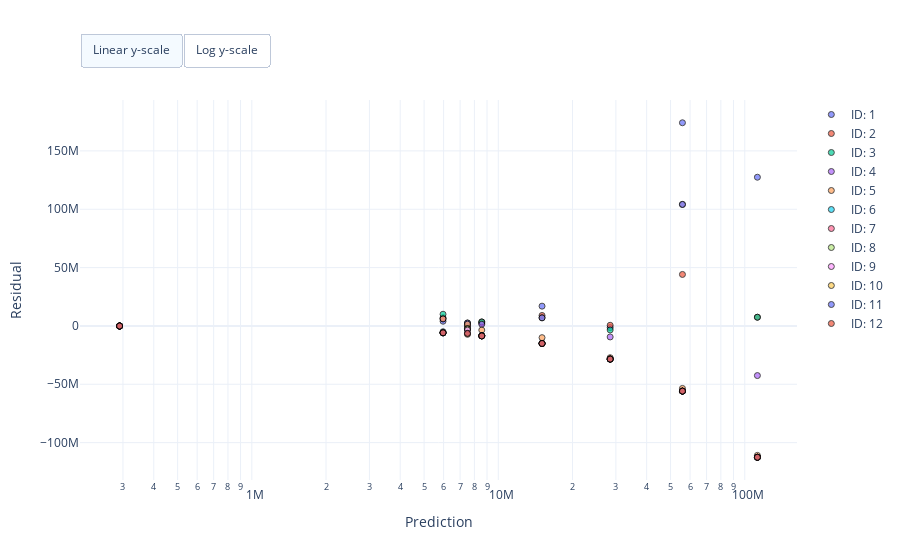

The notebook cell this image was saved under:
### Markdown cell above
Visualise residuals to measurements

### Code cell
# Get relevant measurements
mask = data['Biomarker'] == 'Bacterial count'
temp = data[mask]

# Create figure
fig = chi.plots.ResidualPlot(measurements=temp)
fig.add_data(data=predictions, show_relative=False)
fig._fig.update_layout(xaxis_type='log')
fig.show()

### Figure 1 — Plotly figure (JSON) as saved in the notebook; plotly's stock layout.template omitted (floating-point values rounded to 4 significant figures)
{"data": [{"marker": {"color": "#636EFA", "line": {"color": "black", "width": 1}, "opacity": 0.7, "symbol": "circle"}, "mode": "markers", "name": "ID: 1", "showlegend": true, "type": "scatter", "x": [290700.0, 7500000.0, 5968000.0, 8571000.0, 15050000.0, 28440000.0, 55870000.0, 112500000.0], "y": [-90740.0, 500500.0, 4032000.0, 2429000.0, 16950000.0, -1443000.0, 174100000.0, 127500000.0]}, {"marker": {"color": "#EF553B", "line": {"color": "black", "width": 1}, "opacity": 0.7, "symbol": "circle"}, "mode": "markers", "name": "ID: 2", "showlegend": true, "type": "scatter", "x": [290700.0, 7500000.0, 5968000.0, 8571000.0, 15050000.0, 28440000.0, 55870000.0, 112500000.0], "y": [-90740.0, -499500.0, 7032000.0, 3429000.0, 8950000.0, 557500.0, 44130000.0, 7451000.0]}, {"marker": {"color": "#00CC96", "line": {"color": "black", "width": 1}, "opacity": 0.7, "symbol": "circle"}, "mode": "markers", "name": "ID: 3", "showlegend": true, "type": "scatter", "x": [290700.0, 7500000.0, 5968000.0, 8571000.0, 15050000.0, 28440000.0, 55870000.0, 112500000.0], "y": [-90740.0, 2500000.0, 10030000.0, 3429000.0, 6950000.0, -3443000.0, 104100000.0, 7451000.0]}, {"marker": {"color": "#AB63FA", "line": {"color": "black", "width": 1}, "opacity": 0.7, "symbol": "circle"}, "mode": "markers", "name": "ID: 4", "showlegend": true, "type": "scatter", "x": [290700.0, 7500000.0, 5968000.0, 8571000.0, 15050000.0, 28440000.0, 55870000.0, 112500000.0], "y": [-90740.0, 2500000.0, 6032000.0, 1429000.0, 6950000.0, -9443000.0, 104100000.0, -42550000.0]}, {"marker": {"color": "#FFA15A", "line": {"color": "black", "width": 1}, "opacity": 0.7, "symbol": "circle"}, "mode": "markers", "name": "ID: 5", "showlegend": true, "type": "scatter", "x": [290700.0, 7500000.0, 5968000.0, 8571000.0, 15050000.0, 28440000.0, 55870000.0, 112500000.0], "y": [-90740.0, 1500000.0, 6032000.0, -3571000.0, -10050000.0, -27240000.0, -53570000.0, -110900000.0]}, {"marker": {"color": "#19D3F3", "line": {"color": "black", "width": 1}, "opacity": 0.7, "symbol": "circle"}, "mode": "markers", "name": "ID: 6", "showlegend": true, "type": "scatter", "x": [290700.0, 7500000.0, 5968000.0, 8571000.0, 15050000.0, 28440000.0, 55870000.0, 112500000.0], "y": [-90740.0, -2500000.0, -4968000.0, -8271000.0, -14920000.0, -28380000.0, -55830000.0, -112500000.0]}, {"marker": {"color": "#FF6692", "line": {"color": "black", "width": 1}, "opacity": 0.7, "symbol": "circle"}, "mode": "markers", "name": "ID: 7", "showlegend": true, "type": "scatter", "x": [290700.0, 7500000.0, 5968000.0, 8571000.0, 15050000.0, 28440000.0, 55870000.0, 112500000.0], "y": [-90740.0, -2500000.0, -5838000.0, -8541000.0, -15010000.0, -28430000.0, -55860000.0, -112500000.0]}, {"marker": {"color": "#B6E880", "line": {"color": "black", "width": 1}, "opacity": 0.7, "symbol": "circle"}, "mode": "markers", "name": "ID: 8", "showlegend": true, "type": "scatter", "x": [290700.0, 7500000.0, 5968000.0, 8571000.0, 15050000.0, 28440000.0, 55870000.0, 112500000.0], "y": [-90740.0, -2500000.0, -5898000.0, -8531000.0, -15040000.0, -28440000.0, -55870000.0, -112500000.0]}, {"marker": {"color": "#FF97FF", "line": {"color": "black", "width": 1}, "opacity": 0.7, "symbol": "circle"}, "mode": "markers", "name": "ID: 9", "showlegend": true, "type": "scatter", "x": [290700.0, 7500000.0, 5968000.0, 8571000.0, 15050000.0, 28440000.0, 55870000.0, 112500000.0], "y": [-90740.0, -3500000.0, -5908000.0, -8568000.0, -15040000.0, -28440000.0, -55870000.0, -112500000.0]}, {"marker": {"color": "#FECB52", "line": {"color": "black", "width": 1}, "opacity": 0.7, "symbol": "circle"}, "mode": "markers", "name": "ID: 10", "showlegend": true, "type": "scatter", "x": [290700.0, 7500000.0, 5968000.0, 8571000.0, 15050000.0, 28440000.0, 55870000.0, 112500000.0], "y": [-90740.0, -7200000.0, -5938000.0, -8567000.0, -15050000.0, -28440000.0, -55870000.0, -112500000.0]}, {"marker": {"color": "#636EFA", "line": {"color": "black", "width": 1}, "opacity": 0.7, "symbol": "circle"}, "mode": "markers", "name": "ID: 11", "showlegend": true, "type": "scatter", "x": [290700.0, 7500000.0, 5968000.0, 8571000.0, 15050000.0, 28440000.0, 55870000.0, 112500000.0], "y": [-90740.0, -6400000.0, -5938000.0, -8565000.0, -15040000.0, -28440000.0, -55870000.0, -112500000.0]}, {"marker": {"color": "#EF553B", "line": {"color": "black", "width": 1}, "opacity": 0.7, "symbol": "circle"}, "mode": "markers", "name": "ID: 12", "showlegend": true, "type": "scatter", "x": [290700.0, 7500000.0, 5968000.0, 8571000.0, 15050000.0, 28440000.0, 55870000.0, 112500000.0], "y": [-90740.0, -6400000.0, -5868000.0, -8566000.0, -15040000.0, -28440000.0, -55870000.0, -112500000.0]}], "layout": {"autosize": true, "updatemenus": [{"buttons": [{"args": [{"yaxis.type": "linear"}], "label": "Linear y-scale", "method": "relayout"}, {"args": [{"yaxis.type": "log"}], "label": "Log y-scale", "method": "relayout"}], "direction": "left", "pad": {"r": 0, "t": -10}, "showactive": true, "type": "buttons", "x": 0, "xanchor": "left", "y": 1.15, "yanchor": "top"}], "xaxis": {"title": {"text": "Prediction"}, "type": "log"}, "yaxis": {"title": {"text": "Residual"}}}}
